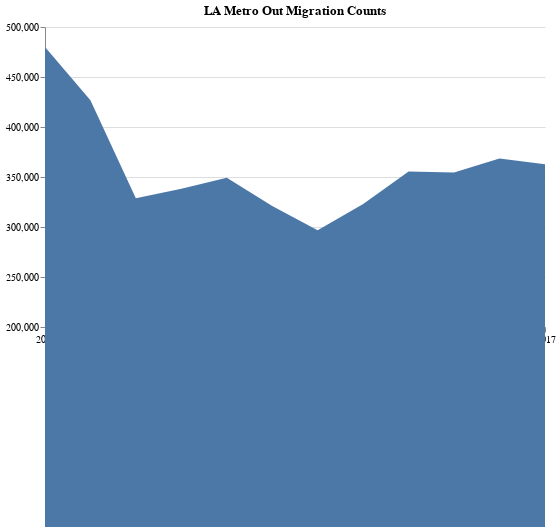

The cell this chart's notebook holds for it:
### Code cell
base.mark_area()

### Figure 1 — Vega-Lite specification as saved in the notebook (floating-point values rounded to 4 significant figures)
{"$schema": "https://vega.github.io/schema/vega-lite/v2.6.0.json", "config": {"view": {"height": 300, "strokeWidth": 0, "width": 400}}, "data": {"name": "data-d070b0f315fb30be38d8c5ee8fe95c6a"}, "datasets": {"data-d070b0f315fb30be38d8c5ee8fe95c6a": [{"Count": 479924, "Year": "2006-01-01T00:00:00"}, {"Count": 426846, "Year": "2007-01-01T00:00:00"}, {"Count": 328830, "Year": "2008-01-01T00:00:00"}, {"Count": 338317, "Year": "2009-01-01T00:00:00"}, {"Count": 349199, "Year": "2010-01-01T00:00:00"}, {"Count": 320884, "Year": "2011-01-01T00:00:00"}, {"Count": 296827, "Year": "2012-01-01T00:00:00"}, {"Count": 322914, "Year": "2013-01-01T00:00:00"}, {"Count": 355520, "Year": "2014-01-01T00:00:00"}, {"Count": 354406, "Year": "2015-01-01T00:00:00"}, {"Count": 368511, "Year": "2016-01-01T00:00:00"}, {"Count": 362782, "Year": "2017-01-01T00:00:00"}]}, "encoding": {"x": {"axis": {"grid": false, "labelFlush": false}, "field": "Year", "title": null, "type": "temporal"}, "y": {"field": "Count", "scale": {"domain": [200000, 500000]}, "title": null, "type": "quantitative"}}, "mark": "area", "title": "LA Metro Out Migration Counts", "width": 500}
